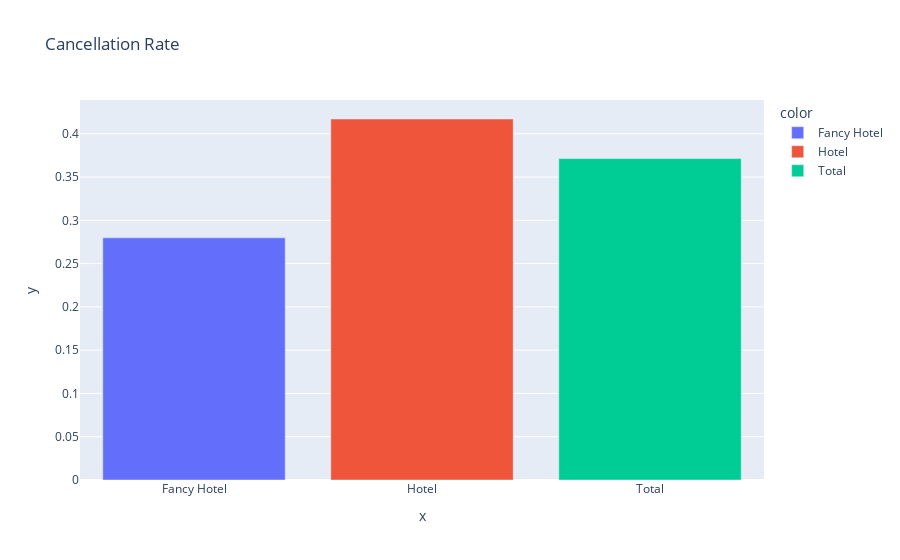

Notebook code for this chart:
### Code cell
cancellation_0 = df[df["type"]==0]["cancellation"].sum() / len(df[df["type"]==0])
cancellation_1 = df[df["type"]==1]["cancellation"].sum() / len(df[df["type"]==1])
cancellation = df["cancellation"].sum() / len(df)
categories = list(type_dict) + ["Total"]
fig = px.bar(x=categories, y=[cancellation_0, cancellation_1, cancellation], title="Cancellation Rate", color=categories)
fig.show()

### Figure 1 — Plotly figure (JSON) as saved in the notebook; plotly's stock layout.template omitted (floating-point values rounded to 4 significant figures)
{"data": [{"alignmentgroup": "True", "hovertemplate": "color=Fancy Hotel<br>x=%{x}<br>y=%{y}<extra></extra>", "legendgroup": "Fancy Hotel", "marker": {"color": "#636efa", "pattern": {"shape": ""}}, "name": "Fancy Hotel", "offsetgroup": "Fancy Hotel", "orientation": "v", "showlegend": true, "textposition": "auto", "type": "bar", "x": ["Fancy Hotel"], "xaxis": "x", "y": [0.2798], "yaxis": "y"}, {"alignmentgroup": "True", "hovertemplate": "color=Hotel<br>x=%{x}<br>y=%{y}<extra></extra>", "legendgroup": "Hotel", "marker": {"color": "#EF553B", "pattern": {"shape": ""}}, "name": "Hotel", "offsetgroup": "Hotel", "orientation": "v", "showlegend": true, "textposition": "auto", "type": "bar", "x": ["Hotel"], "xaxis": "x", "y": [0.4171], "yaxis": "y"}, {"alignmentgroup": "True", "hovertemplate": "color=Total<br>x=%{x}<br>y=%{y}<extra></extra>", "legendgroup": "Total", "marker": {"color": "#00cc96", "pattern": {"shape": ""}}, "name": "Total", "offsetgroup": "Total", "orientation": "v", "showlegend": true, "textposition": "auto", "type": "bar", "x": ["Total"], "xaxis": "x", "y": [0.3714], "yaxis": "y"}], "layout": {"barmode": "relative", "legend": {"title": {"text": "color"}, "tracegroupgap": 0}, "title": {"text": "Cancellation Rate"}, "xaxis": {"anchor": "y", "domain": [0, 1], "title": {"text": "x"}}, "yaxis": {"anchor": "x", "domain": [0, 1], "title": {"text": "y"}}}}
